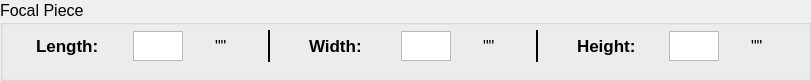
            <widget class="QGroupBox" name="focal_group_box">
             <property name="geometry">
              <rect>
               <x>40</x>
               <y>260</y>
               <width>811</width>
               <height>81</height>
              </rect>
             </property>
             <property name="font">
              <font>
               <pointsize>12</pointsize>
              </font>
             </property>
             <property name="title">
              <string>Focal Piece</string>
             </property>
             <widget class="QWidget" name="layoutWidget_9">
              <property name="geometry">
               <rect>
                <x>10</x>
                <y>30</y>
                <width>791</width>
                <height>32</height>
               </rect>
              </property>
              <layout class="QHBoxLayout" name="focal_hor_layout">
               <item>
                <widget class="QLabel" name="focal_length_label">
                 <property name="maximumSize">
                  <size>
                   <width>65</width>
                   <height>16777215</height>
                  </size>
                 </property>
                 <property name="font">
                  <font>
                   <pointsize>13</pointsize>
                   <weight>75</weight>
                   <bold>true</bold>
                  </font>
                 </property>
                 <property name="text">
                  <string>Length:</string>
                 </property>
                </widget>
               </item>
               <item>
                <widget class="QPlainTextEdit" name="focal_len_pt_edit">
                 <property name="maximumSize">
                  <size>
                   <width>50</width>
                   <height>30</height>
                  </size>
                 </property>
                 <property name="plainText">
                  <string/>
                 </property>
                 <property name="backgroundVisible">
                  <bool>false</bool>
                 </property>
                </widget>
               </item>
               <item>
                <widget class="QLabel" name="focal_len_inch_label">
                 <property name="maximumSize">
                  <size>
                   <width>15</width>
                   <height>16777215</height>
                  </size>
                 </property>
                 <property name="font">
                  <font>
                   <pointsize>12</pointsize>
                  </font>
                 </property>
                 <property name="text">
                  <string>&quot;&quot;</string>
                 </property>
                </widget>
               </item>
               <item>
                <widget class="Line" name="focal_lw_line">
                 <property name="sizePolicy">
                  <sizepolicy hsizetype="Minimum" vsizetype="Minimum">
                   <horstretch>5</horstretch>
                   <verstretch>0</verstretch>
                  </sizepolicy>
                 </property>
                 <property name="maximumSize">
                  <size>
                   <width>15</width>
                   <height>16777215</height>
                  </size>
                 </property>
                 <property name="font">
                  <font>
                   <pointsize>13</pointsize>
                   <weight>75</weight>
                   <bold>true</bold>
                  </font>
                 </property>
                 <property name="frameShadow">
                  <enum>QFrame::Plain</enum>
                 </property>
                 <property name="lineWidth">
                  <number>2</number>
                 </property>
                 <property name="orientation">
                  <enum>Qt::Vertical</enum>
                 </property>
                </widget>
               </item>
               <item>
                <widget class="QLabel" name="focal_width_label">
                 <property name="maximumSize">
                  <size>
                   <width>60</width>
                   <height>16777215</height>
                  </size>
                 </property>
                 <property name="font">
                  <font>
                   <pointsize>13</pointsize>
                   <weight>75</weight>
                   <bold>true</bold>
                  </font>
                 </property>
                 <property name="text">
                  <string>Width:</string>
                 </property>
                </widget>
               </item>
               <item>
                <widget class="QPlainTextEdit" name="focal_width_pt_edit">
                 <property name="maximumSize">
                  <size>
                   <width>50</width>
                   <height>30</height>
                  </size>
                 </property>
                 <property name="plainText">
                  <string/>
                 </property>
                 <property name="backgroundVisible">
                  <bool>false</bool>
                 </property>
                </widget>
               </item>
               <item>
                <widget class="QLabel" name="focal_width_inch_label">
                 <property name="maximumSize">
                  <size>
                   <width>15</width>
                   <height>16777215</height>
                  </size>
                 </property>
                 <property name="font">
                  <font>
                   <pointsize>12</pointsize>
                  </font>
                 </property>
                 <property name="text">
                  <string>&quot;&quot;</string>
                 </property>
                </widget>
               </item>
               <item>
                <widget class="Line" name="focal_wh_line">
                 <property name="sizePolicy">
                  <sizepolicy hsizetype="Minimum" vsizetype="Minimum">
                   <horstretch>5</horstretch>
                   <verstretch>0</verstretch>
                  </sizepolicy>
                 </property>
                 <property name="maximumSize">
                  <size>
                   <width>15</width>
                   <height>16777215</height>
                  </size>
                 </property>
                 <property name="font">
                  <font>
                   <pointsize>13</pointsize>
                   <weight>75</weight>
                   <bold>true</bold>
                  </font>
                 </property>
                 <property name="frameShadow">
                  <enum>QFrame::Plain</enum>
                 </property>
                 <property name="lineWidth">
                  <number>2</number>
                 </property>
                 <property name="orientation">
                  <enum>Qt::Vertical</enum>
                 </property>
                </widget>
               </item>
               <item>
                <widget class="QLabel" name="focal_height_label">
                 <property name="maximumSize">
                  <size>
                   <width>60</width>
                   <height>16777215</height>
                  </size>
                 </property>
                 <property name="font">
                  <font>
                   <pointsize>13</pointsize>
                   <weight>75</weight>
                   <bold>true</bold>
                  </font>
                 </property>
                 <property name="text">
                  <string>Height:</string>
                 </property>
                </widget>
               </item>
               <item>
                <widget class="QPlainTextEdit" name="focal_height_pt_edit">
                 <property name="maximumSize">
                  <size>
                   <width>50</width>
                   <height>30</height>
                  </size>
                 </property>
                 <property name="plainText">
                  <string/>
                 </property>
                 <property name="backgroundVisible">
                  <bool>false</bool>
                 </property>
                </widget>
               </item>
               <item>
                <widget class="QLabel" name="focal_height_inch_label">
                 <property name="maximumSize">
                  <size>
                   <width>15</width>
                   <height>16777215</height>
                  </size>
                 </property>
                 <property name="font">
                  <font>
                   <pointsize>12</pointsize>
                  </font>
                 </property>
                 <property name="text">
                  <string>&quot;&quot;</string>
                 </property>
                </widget>
               </item>
              </layout>
             </widget>
            </widget>
